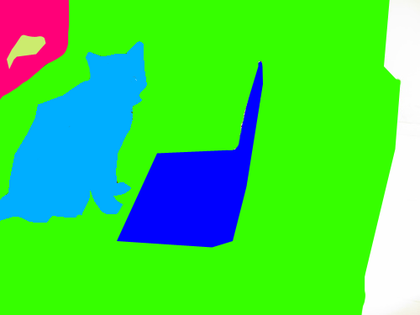
%> input picture project/Testing/T1 - Cat Laptop.png, 420 x 315 px, shrunk from 500 x 375 before the run; its folder holds 4 pictures in this run
$ octave extractTestObjects.m   (GNU Octave 9; MATLAB toolbox functions it lacks are replaced by stand-ins)
%> lines starting %> are read from the running program, lines starting %| are printed output that depends on the picture; in (x1, y1, x2, y2) boxes, pixels count from 0 and x2, y2 are one past the last pixel; in counts of white or black regions, pixels touching at a corner belong together; the program's own positions count from 1
%%%extractTestObjects%%%
input_directory = 'E:\CS\NN\project\Testing';
out_directory = 'E:\CS\NN\project\Testing\segmented';

originalImages = dir(fullfile(input_directory, '*.jpg'));
segmentedImages= dir(fullfile(input_directory, '*.png'));
num_images = length(originalImages);
for j = 1:num_images
%2) Convert loaded image to grayscale image
image = imread(fullfile(input_directory, segmentedImages(j).name));
%> image is the input picture: size 315x420x3 uint8; mean R, G, B 68, 215.6, 76.9
originalImage=imread(fullfile(input_directory, originalImages(j).name));
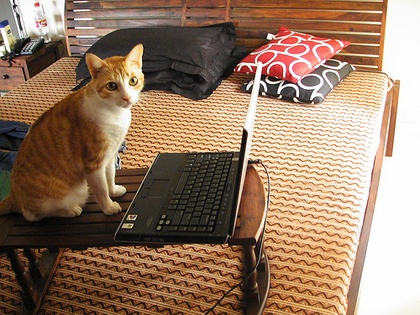
%> input picture project/Testing/T1 - Cat Laptop.jpg, 420 x 315 px, shrunk from 500 x 375 before the run
%> originalImage is the input picture: size 315x420x3 uint8; mean R, G, B 150.9, 122.6, 100.7
grayimage = rgb2gray(image);
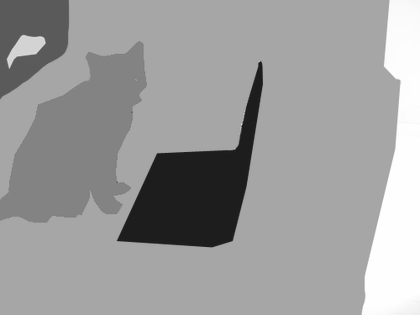
%> grayimage: size 315x420 uint8; min 29, max 255, mean 155.7
%3) Edge Detection
BW = edge(grayimage,'Canny');
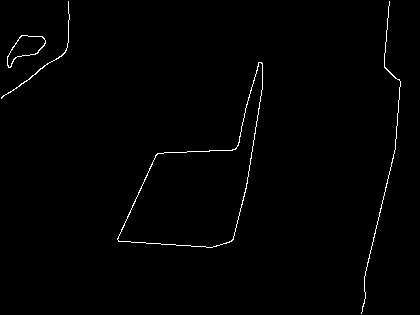
%> BW: size 315x420 logical; 0.92% white in thin lines or dots
%4) Dilate Image
BW = imdilate(BW,ones(5,5));
%> BW: size 315x420 logical; 5% white; 4 white regions, box (x1, y1, x2, y2) and area: (115, 60, 265, 250) 3228, (359, 0, 403, 315) 1849, (0, 0, 72, 101) 828, (5, 33, 48, 70) 681
BW=bwareaopen(BW,100);
%subplot(2,3,4); imshow(BW); title('After Dilation');
BW = ~BW;
%figure,imshow(BW);
[Labels, no_objects] = bwlabel(BW); %Integer labels starting from 0
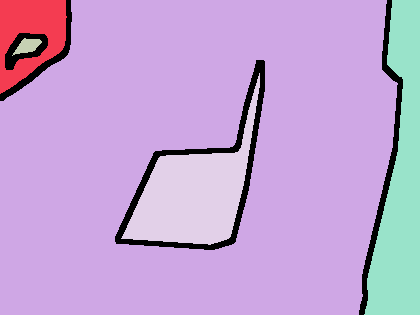
%> Labels: size 315x420 double; 6 distinct labels, from 0 to 5; one colour per label, 0 black
%> no_objects = 5
% Display objects
[h, w] = size(image);
%> h = 315; w = 1260
smallRatio = h*w*0.0001;
%> smallRatio = 39.69
mkdir (out_directory,num2str(j));
ind=1;
for i=1:no_objects
    x = uint8(Labels==i);
    f = sum(sum(x==1));
     if(f < smallRatio) % to neglect small regions
         continue;
     end
    measurements = regionprops(x, 'BoundingBox');
    boundingBox = measurements(1).BoundingBox;
    outImage=imcrop(originalImage,[boundingBox(1) ,boundingBox(2),boundingBox(3),boundingBox(4)] );
    imwrite(outImage,fullfile(strcat(out_directory,'\',num2str(j)),strcat(num2str(ind),'_',segmentedImages(j).name,'.jpg')));
    ind=ind+1;
    %imwrite(outImage,fullfile(strcat(out_directory,'\',num2str(j)),strcat(num2str(i),segmentedImages(j).name)));
end
%> this loop made 5 passes
%> (f, boundingBox) on passes 1 to 5: (3737, [0.5 0.5 67 94]), (101923, [0.5 0.5 398 315]), (283, [12.5 38.5 30 18]), (9307, [121.5 73.5 139 172]), (10464, [364.5 0.5 56 315])
%> pass 1, `outImage=imcrop(originalImage,[boundingBox(1) ,boundingBox(2),bounding..`:
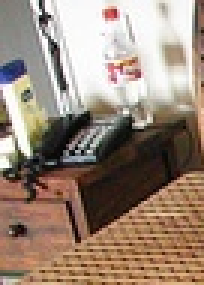
%> outImage: size 95x68x3 uint8 (shown 3 times larger); mean R, G, B 153.9, 135, 120.1
%> pass 2, `x = uint8(Labels==i);`:
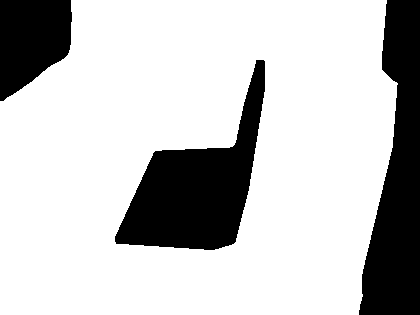
%> x: size 315x420 uint8; values 0 (black) and 1 (white), 77% white; 3 black regions, box (x1, y1, x2, y2) and area: (115, 60, 265, 250) 12535, (359, 0, 420, 315) 12313, (0, 0, 72, 101) 5529
%> pass 2, `outImage=imcrop(originalImage,[boundingBox(1) ,boundingBox(2),bounding..`:
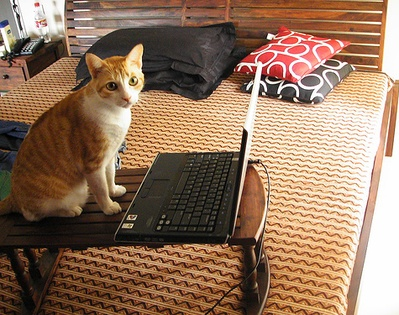
%> outImage: size 315x399x3 uint8; mean R, G, B 145.6, 115.7, 92.7
end
%> pass 2 of the loop `for j = 1:num_images`:
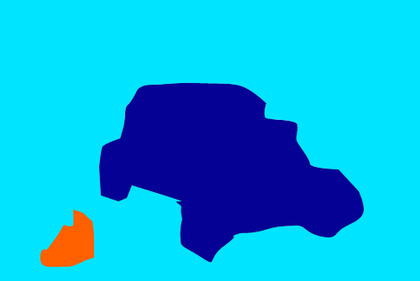
%> input picture project/Testing/T10 - Cat Car.png, 420 x 281 px, shrunk from 500 x 335 before the run
%> image is the input picture: size 281x420x3 uint8; mean R, G, B 5.5, 172.1, 225.6
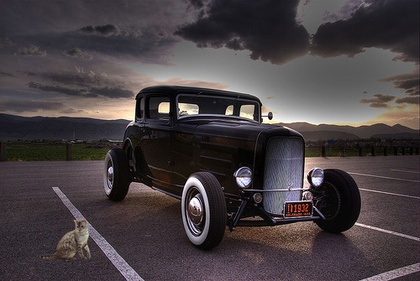
%> input picture project/Testing/T10 - Cat Car.jpg, 420 x 281 px, shrunk from 500 x 335 before the run
%> originalImage is the input picture: size 281x420x3 uint8; mean R, G, B 71.7, 64.3, 66.9
%> grayimage: size 281x420 uint8
%> Labels: size 281x420 double; 3 distinct labels, from 0 to 2
%> no_objects = 2
%> the loop `for i=1:no_objects` made 2 passes
%> (f, boundingBox, ind) on passes 1 to 2: (87756, [0.5 0.5 420 281], 2), (25612, [102.5 86.5 259 172], 3)
%> pass 2, `outImage=imcrop(originalImage,[boundingBox(1) ,boundingBox(2),bounding..`:
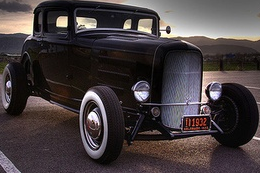
%> outImage: size 173x260x3 uint8; mean R, G, B 69.5, 61.4, 62.8
